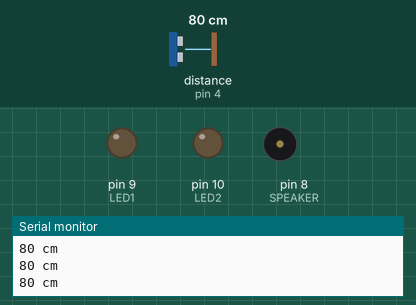
Recording of a sketch running on a simulated Arduino Uno, built with avr-gcc and run on an emulated ATmega328P. On the bench: output pins drawn as LEDs (lit = HIGH), buzzer (waves = sounding), the last lines printed to the serial monitor. Wiring (inferred from the names in the program): ultrasonic range finder: trigger pin 5; echo pin 4. Dashed ring = blinking. The inputs (shaded band) are chosen by the test bench; at power-on: distance to the obstacle (sensor on pin 4) 80 cm. The echo pulse lasts 58.3 µs per cm; pins used as bus, display or sensor lines are not drawn.

Above: at 1.2 s.
1.3 s: distance to the obstacle (sensor on pin 4) set to 12 cm
2.8 s: distance to the obstacle (sensor on pin 4) set to 9 cm
At 2.96 s:
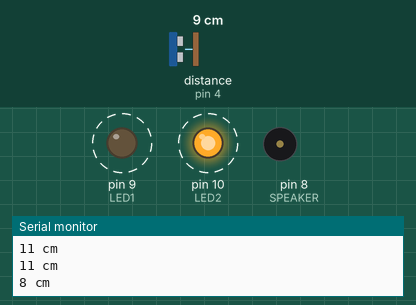
Timing chart, 0 to 11.8 s (numbered marks = the images above; inputs shaded):
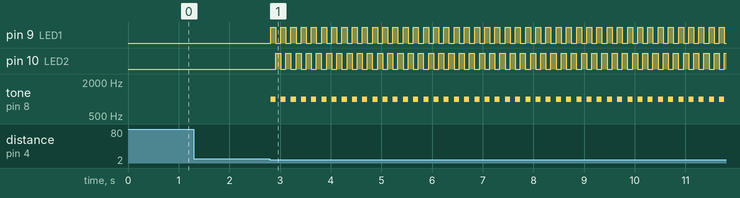

The sketch:

Ultrasonic.pde
```cpp
/*
  Make sure the Ultrasonic Library is installed to your arduino software.
  (You can do this by copying the folder "Ultrasonic" which includes:
    Folder: "examples" including a demo
    "keywords.txt."
    "ultrasonic.cpp"
    "ultrasonic.h"
  to the libraries folder of Arduino)

  Note: This tutorial and source code will be revised in June.

  Watch tutorial: http://www.youtube.com/watch?v=EfU6SlrOndc
*/

#include <Ultrasonic.h>
//#include "Ultrasonic.h"

int SPEAKER = 8; // Piezo Speaker Pin

int LED1 = 9;  // LED1 Pin
int LED2 = 10; // LED2 Pin

int TRIG = 5; // Trigger Pin
int ECHO = 4; // Echo Pin

int Counter = 1; // To count the number of beeps.

int Range; // The range of the object from the HC-SR04 Ultarsonic Module
boolean Alarm; // To test if the alarm should play or not.

Ultrasonic ultrasonic(TRIG,ECHO); // Create and initialize the Ultrasonic object.

void setup() {

  Serial.begin(9600);
  pinMode(LED1, OUTPUT);
  pinMode(LED2, OUTPUT);

}

void loop() {

  Range = ultrasonic.Ranging(CM); // Range is calculated in Centimeters.
  // Range = ultrasonic.Ranging(INC); // Range is calculated in Inches.

  Serial.print(Range);
  Serial.println(" cm");

  if (Range < 10) {
    Alarm = true;
    Counter = 1;
  }
  else if (Counter == 11) {
    Alarm = false;
    Counter = 1;
  }

  if (Alarm)
    AlarmOn();

}

void AlarmOn(){

  digitalWrite(LED1, HIGH);
  digitalWrite(LED2, LOW);
  tone(SPEAKER, 1000);
  delay(100);

  noTone(SPEAKER);

  digitalWrite(LED2, HIGH);
  digitalWrite(LED1, LOW);
  delay(100);

  digitalWrite(LED2, LOW);
  digitalWrite(LED1, LOW);

  Counter++;

}
```

Ultrasonic.h
```cpp
/*
  Ultrasonic.h - Library for HR-SC04 Ultrasonic Ranging Module.
  Created by ITead studio. Alex, Apr 20, 2010.
  iteadstudio.com
*/


#ifndef Ultrasonic_h
#define Ultrasonic_h

#include "WProgram.h"

#define CM 1
#define INC 0

class Ultrasonic
{
  public:
    Ultrasonic(int TP, int EP);
    long Timing();
    long Ranging(int sys);

    private:
    int Trig_pin;
    int Echo_pin;
    long  duration,distacne_cm,distance_inc;

};

#endif
```

Measured:
- the behaviour switches between 11 and 10 cm on distance to the obstacle (sensor on pin 4) (found by bisection; images 0 and 1)
- after the input at 2.8 s, pin 9 (LED1): alternates HIGH for 0.10 s and LOW for 0.10 s, starting at once; pin 10 (LED2): alternates HIGH for 0.10 s and LOW for 0.10 s, starting after 0.11 s; tone on pin 8 (SPEAKER): alternates 1000 Hz for 0.10 s and silent for 0.10 s, starting at once
